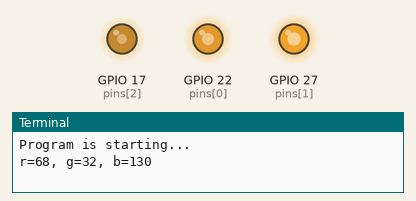
Simulated run of this program. Board: Raspberry Pi (BCM pin numbers). On the bench: output pins drawn as LEDs (lit = HIGH), the last lines printed to the terminal. Random numbers come from a fixed seed.

Above: at 0.1 s.
At 4.1 s:
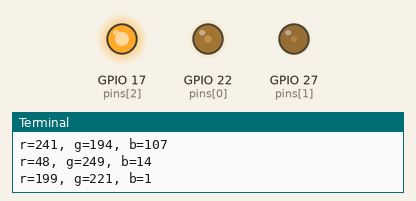
At 9.1 s:
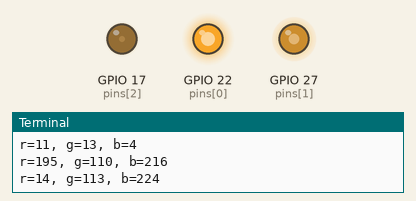
At 19.1 s:
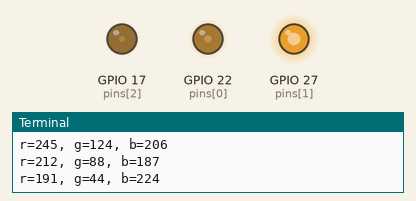
At 28.1 s:
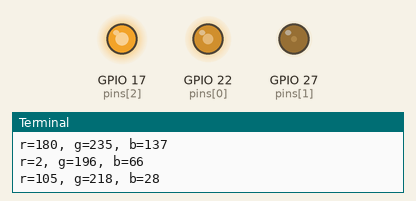
At 38.1 s:
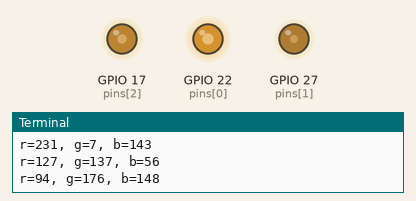
Timing chart, 0 to 40.0 s (numbered marks = the images above):
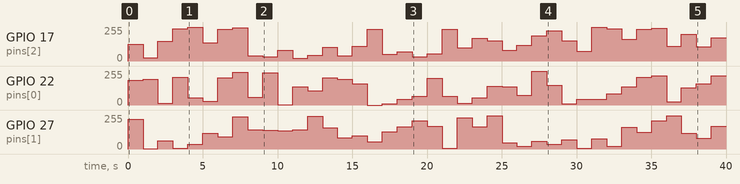

The program:

ColorfulLED3.py
```python
# Filename: ColorfulLED3.py
# Project: Freenove kit using pigpio C and Python library
# Description: color change in colorfull LED
# Author: JudaV
# date: october 2024

import pigpio
import time
import random

# pins = [17,23,27]         # define the pins for R:11,G:12,B:13
pins = [22, 27, 17]
colors = ["r", "g", "b"]

pi1 = pigpio.pi()  # Initialise Pi connection and access to the local Pi's GPIO


def setup():
    for pin in pins:
        pi1.set_mode(pin, pigpio.OUTPUT)
        pi1.write(pin, 1)


def setColor(r, g, b):  # change duty cycle for three pins to r_val,g_val,b_val
    pi1.set_PWM_dutycycle(pins[0], 255 - r)  # at 0% PWM the light is ON!
    pi1.set_PWM_dutycycle(pins[1], 255 - g)
    pi1.set_PWM_dutycycle(pins[2], 255 - b)


def loop():
    while True:  # LIGHT IS OFF AT 255!
        r = random.randint(0, 255)  # get a random in (0,255)
        g = random.randint(0, 255)
        b = random.randint(0, 255)
        setColor(r, g, b)  # set random as a duty cycle value
        print("r=%d, g=%d, b=%d " % (r, g, b))
        time.sleep(1)


def destroy():
    for pin in pins:
        pi1.write(pin, 1)
    pi1.stop()  # Release all GPIO
    print("\nprogram terminated\n")


if __name__ == "__main__":  # Program entrance
    print("Program is starting...")
    setup()
    try:
        loop()
    except KeyboardInterrupt:  # Press ctrl-c to end the program.
        destroy()
```

Measured:
- by itself, GPIO 27 (pins[1]): 0/255 → 223/255 at 0.00 s, → 2/255 1.0 s later, → 61/255 1.0 s later, → 6/255 1.0 s later, … (40 changes in this stretch)
- by itself, GPIO 17 (pins[2]): 0/255 → 125/255 at 0.00 s, → 25/255 1.0 s later, → 148/255 1.0 s later, → 241/255 1.0 s later, … (40 changes in this stretch)
